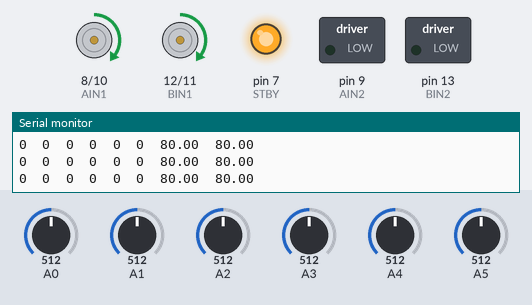
A sketch run on a simulated Arduino Uno, built with avr-gcc and run on an emulated ATmega328P. Parts: direction and speed pins drawn as motors (green arrow = direction pin HIGH = forward, orange = LOW = backward, longer = more drive, stopped while the standby pin is LOW), switched loads named in the sketch (green lamp = pin HIGH), output pins drawn as LEDs (lit = HIGH), the last lines printed to the serial monitor. The inputs (shaded band) are chosen by the test bench; at power-on: A0 = 512, A1 = 512, A4 = 512, A5 = 512, A2 = 512, A3 = 512.

Above: at 1.2 s.
1.3 s: A0 set to 886
4.3 s: A0 set to 919
At 5.5 s:
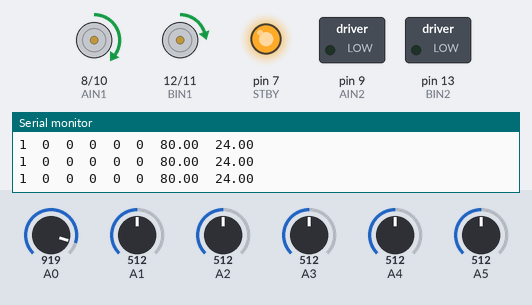
5.8 s: A1 set to 910
At 7.0 s:
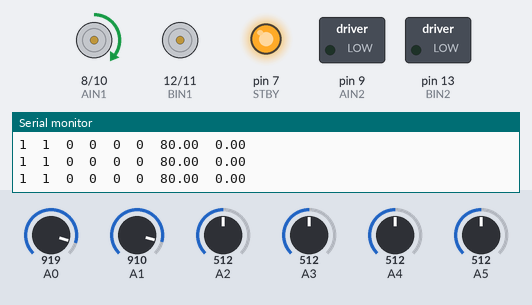
7.3 s: A4 set to 910
At 8.2 s:
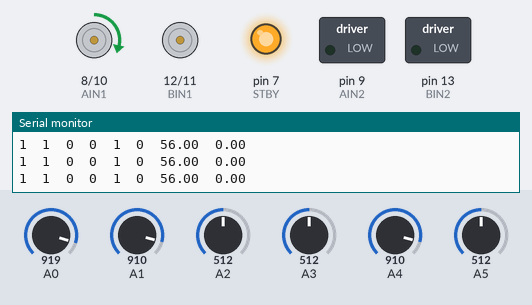
8.8 s: A5 set to 883
11.8 s: A5 set to 911
At 12.5 s:
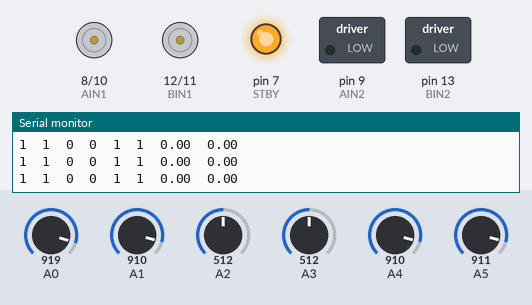
Timing chart, 0 to 14.3 s (numbered marks = the images above; inputs shaded):
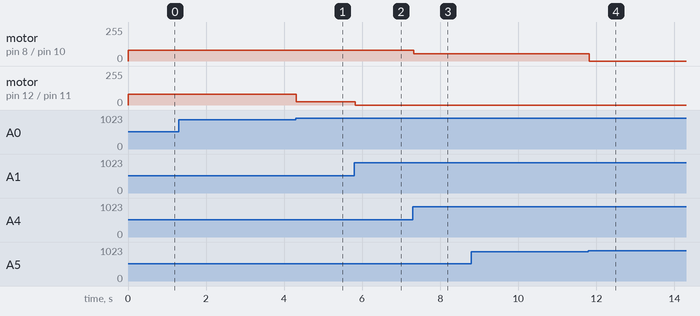

The sketch:

Seguidor_Linea_Braitenberg.ino
```cpp
#include <QTRSensors.h>

//Motor Izq
const int PWMA = 10;
const int AIN2 = 9;
const int AIN1 = 8;
//Activa el control del modulo H
const int STBY = 7;
//Motor Der
const int BIN1 = 12;
const int BIN2 = 13;
const int PWMB = 11;
//Sensor
QTRSensors qtr;
const uint8_t SensorCount = 6;
uint16_t sensorValues[SensorCount];
//Pesos
float w0 = 0;
float w1 = 0;
float w2 = 0;
//float w3 = 0;
//Velocidad motores
float vl = 0;
float vr = 0;


void setup()
{
  //configurar sensores
  qtr.setTypeAnalog();
  qtr.setSensorPins((const uint8_t[]){A0, A1, A2, A3, A4, A5}, SensorCount);
  qtr.setEmitterPin(6);
  //congifura motores
  pinMode(PWMA,OUTPUT);
  pinMode(AIN2,OUTPUT);
  pinMode(AIN1,OUTPUT);
  pinMode(STBY,OUTPUT);
  pinMode(BIN1,OUTPUT);
  pinMode(BIN2,OUTPUT);
  pinMode(PWMB,OUTPUT);

  digitalWrite(STBY,HIGH);

  Serial.begin(9600);
}


void loop()
{
  // Leer sensores
  qtr.read(sensorValues);

  for (uint8_t i = 0; i < SensorCount; i++)
  {
        if (sensorValues[i] >= 900){        //Umbral para definir si el sensor detecta la linea
        sensorValues[i] = 1;
        }
        else{
        sensorValues[i] = 0;
        }
    Serial.print(sensorValues[i]);
    Serial.print('\t');
  }
    //Serial.println();

  w0 = 80;
  w1 = w0*0.7;
  w2 = w0*0.3;
  //w3 = w0*0.1;

  vl = w0 - sensorValues[5]*w1 - sensorValues[4]*w2;
  vr = w0 - sensorValues[0]*w1 - sensorValues[1]*w2;

  adelante();
  analogWrite(PWMA,vl);
  analogWrite(PWMB,vr);

  Serial.print(vl);
  Serial.print('\t');
  Serial.print(vr);
  Serial.println();
}

void adelante(){
  //Motor Izq
  digitalWrite(AIN1,HIGH);
  digitalWrite(AIN2,LOW);
  //Motor Der
  digitalWrite(BIN1,HIGH);
  digitalWrite(BIN2,LOW);
}
```

Measured:
- the behaviour switches between 900 and 901 on A0 (found by bisection; images 0 and 1)
- the behaviour switches between 900 and 901 on A5 (found by bisection; images 3 and 4)
- after the input at 4.3 s, motor on pin 12 (BIN1) / pin 11 (PWMB): forward 80/255 → forward 24/255 at once
- after the input at 5.8 s, motor on pin 12 (BIN1) / pin 11 (PWMB): forward 24/255 → stopped at once
- after the input at 7.3 s, motor on pin 8 (AIN1) / pin 10 (PWMA): forward 80/255 → forward 56/255 at once
- after the input at 11.8 s, motor on pin 8 (AIN1) / pin 10 (PWMA): forward 56/255 → stopped at once
